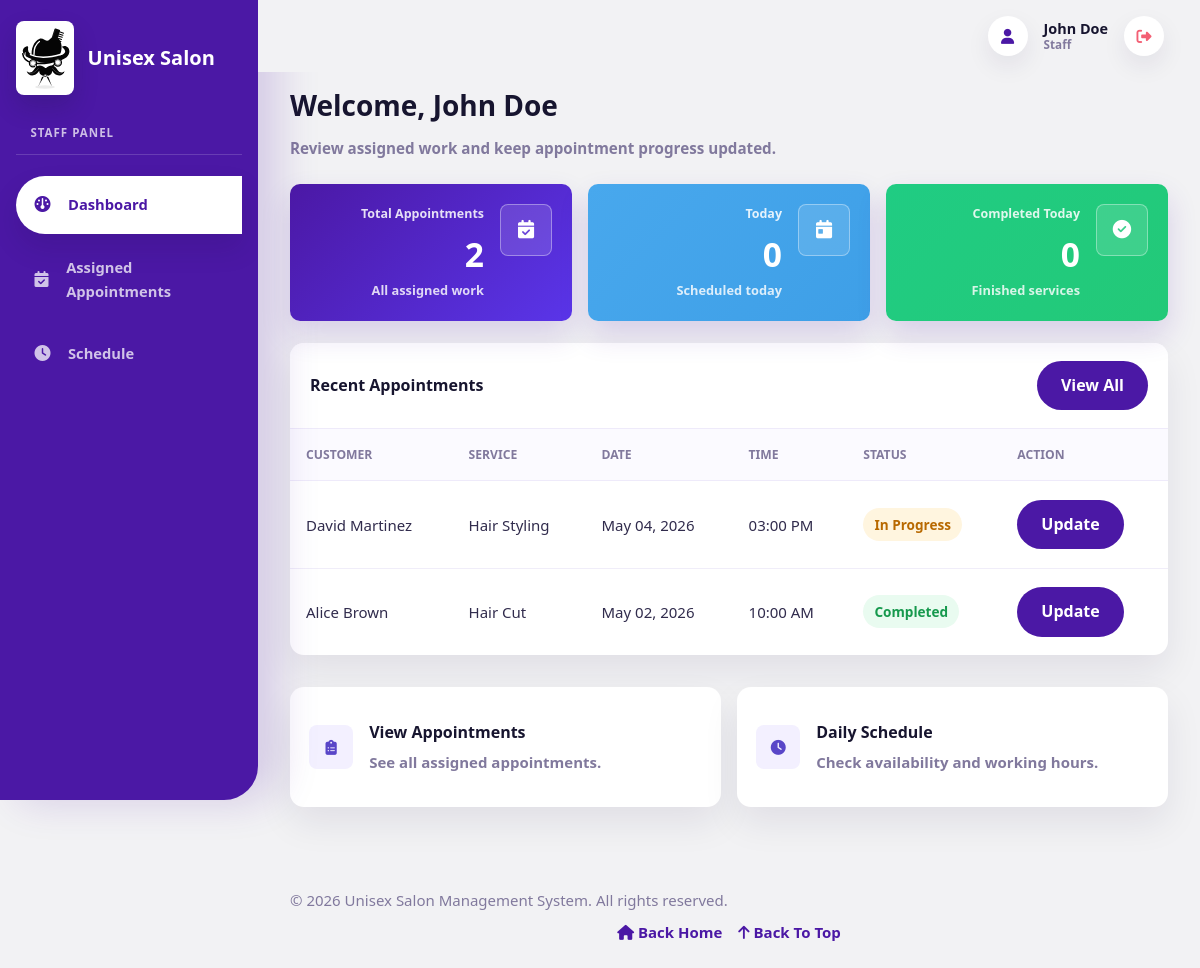
Screenshot of /staff/dashboard.php (signed in) with the database file from the repository.
### tables this page shows
CREATE TABLE `users` (
  `id` int NOT NULL AUTO_INCREMENT,
  `name` varchar(100) NOT NULL,
  `email` varchar(100) NOT NULL,
  `password` varchar(255) NOT NULL,
  `role` enum('admin','staff') NOT NULL,
  `status` enum('active','inactive') DEFAULT 'active',
  `profile_image` varchar(255) DEFAULT NULL,
  `phone` varchar(15) DEFAULT NULL,
  `address` text,
  `last_login` timestamp NULL DEFAULT NULL,
  `created_at` timestamp NULL DEFAULT CURRENT_TIMESTAMP,
  `updated_at` timestamp NULL DEFAULT CURRENT_TIMESTAMP ON UPDATE CURRENT_TIMESTAMP,
  PRIMARY KEY (`id`),
  UNIQUE KEY `email` (`email`),
  UNIQUE KEY `phone` (`phone`)
);

CREATE TABLE `appointments` (
  `id` int NOT NULL AUTO_INCREMENT,
  `customer_id` int NOT NULL,
  `staff_id` int DEFAULT NULL,
  `service_id` int NOT NULL,
  `appointment_date` date NOT NULL,
  `appointment_time` time NOT NULL,
  `status` enum('pending','approved','rejected','confirmed','in-progress','completed','cancelled') DEFAULT 'pending',
  `notes` text,
  `created_at` timestamp NULL DEFAULT CURRENT_TIMESTAMP,
  `updated_at` timestamp NULL DEFAULT CURRENT_TIMESTAMP ON UPDATE CURRENT_TIMESTAMP,
  PRIMARY KEY (`id`),
  KEY `service_id` (`service_id`),
  KEY `idx_customer` (`customer_id`),
  KEY `idx_staff` (`staff_id`),
  KEY `idx_date` (`appointment_date`),
  CONSTRAINT `appointments_ibfk_1` FOREIGN KEY (`customer_id`) REFERENCES `customers` (`id`) ON DELETE CASCADE,
  CONSTRAINT `appointments_ibfk_2` FOREIGN KEY (`staff_id`) REFERENCES `staff` (`id`) ON DELETE SET NULL,
  CONSTRAINT `appointments_ibfk_3` FOREIGN KEY (`service_id`) REFERENCES `services` (`id`) ON DELETE CASCADE
);

CREATE TABLE `customers` (
  `id` int NOT NULL AUTO_INCREMENT,
  `name` varchar(100) NOT NULL,
  `email` varchar(100) NOT NULL,
  `password` varchar(255) NOT NULL,
  `phone` varchar(15) DEFAULT NULL,
  `gender` enum('Male','Female','Other') DEFAULT NULL,
  `date_of_birth` date DEFAULT NULL,
  `address` text,
  `last_login` timestamp NULL DEFAULT NULL,
  `city` varchar(50) DEFAULT NULL,
  `profile_image` varchar(255) DEFAULT NULL,
  `status` enum('active','inactive') DEFAULT 'active',
  `created_at` timestamp NULL DEFAULT CURRENT_TIMESTAMP,
  `updated_at` timestamp NULL DEFAULT CURRENT_TIMESTAMP ON UPDATE CURRENT_TIMESTAMP,
  PRIMARY KEY (`id`),
  UNIQUE KEY `email` (`email`),
  UNIQUE KEY `phone` (`phone`)
);

CREATE TABLE `services` (
  `id` int NOT NULL AUTO_INCREMENT,
  `name` varchar(100) NOT NULL,
  `description` text,
  `price` decimal(10,2) NOT NULL,
  `duration` int NOT NULL,
  `category` varchar(50) DEFAULT NULL,
  `gender_category` enum('Male','Female','Kids','Unisex') NOT NULL DEFAULT 'Unisex',
  `status` enum('active','inactive') DEFAULT 'active',
  `image` varchar(255) DEFAULT NULL,
  `created_at` timestamp NULL DEFAULT CURRENT_TIMESTAMP,
  `updated_at` timestamp NULL DEFAULT CURRENT_TIMESTAMP ON UPDATE CURRENT_TIMESTAMP,
  PRIMARY KEY (`id`),
  UNIQUE KEY `name` (`name`)
);

### includes/auth.php (called while the page is built, shortened)
<?php
function isLoggedIn() {
    return isset($_SESSION['user_id']);
}
function hasRole($role) {
    return isset($_SESSION['role']) && $_SESSION['role'] === $role;
}
function getUserById($id) {
    return fetchOne("SELECT * FROM users WHERE id = $id LIMIT 1");
}
function getCurrentUser() {
    if (isLoggedIn() && (hasRole('admin') || hasRole('staff'))) {
        return getUserById($_SESSION['user_id']);
    }
    return null;
}
?>

### config/db.php (called while the page is built, shortened)
<?php
$conn = new mysqli(DB_HOST, DB_USER, DB_PASSWORD, DB_NAME);
$conn->set_charset("utf8");
function fetchAll($query) {
    global $conn;
    $result = $conn->query($query);
    return $result->fetch_all(MYSQLI_ASSOC);
}
function fetchOne($query) {
    global $conn;
    $result = $conn->query($query);
    return $result->fetch_assoc();
}
function statusLabel($status) {
    return ucwords(str_replace('-', ' ', (string)$status));
}
function badgeClass($status) {
    switch ($status) {
        case 'in-progress':
            return 'badge-warning';
        case 'completed':
        case 'paid':
            return 'badge-success';
    }
}
function formatDate($date) {
    return date('M d, Y', strtotime($date));
}
?>

### staff/dashboard.php (the view, shortened to what this page needs)
<?php
require_once '../config/db.php';
require_once '../includes/auth.php';
$user = getCurrentUser();
$user_id = $user['id'];
$staff = fetchOne("SELECT id FROM staff WHERE user_id = $user_id");
$staff_id = $staff['id'] ?? 0;
if ($staff_id) {
    $total_appointments = fetchOne("SELECT COUNT(*) as count FROM appointments WHERE staff_id = $staff_id")['count'];
    $completed_today = fetchOne("SELECT COUNT(*) as count FROM appointments WHERE staff_id = $staff_id AND status = 'completed' AND appointment_date = CURDATE()")['count'];
    $today_appointments = fetchOne("SELECT COUNT(*) as count FROM appointments WHERE staff_id = $staff_id AND appointment_date = CURDATE()")['count'];
    $recent_appointments = fetchAll("
        SELECT a.*, c.name as customer_name, s.name as service_name
        FROM appointments a
        JOIN customers c ON a.customer_id = c.id
        JOIN services s ON a.service_id = s.id
        WHERE a.staff_id = $staff_id
        ORDER BY a.appointment_date DESC, a.appointment_time DESC
        LIMIT 5
    ");
} else {
    $total_appointments = 0;
    $completed_today = 0;
    $today_appointments = 0;
    $recent_appointments = [];
}
?>
<!DOCTYPE html>
<html lang="en">
<head>
    <link rel="stylesheet" href="<?php echo BASE_URL; ?>assets/css/style.css">
</head>
<body>
    <?php include '../includes/header.php'; ?>
    <?php include '../includes/sidebar.php'; ?>
    <div class="main-content">
        <div class="page-header">
            <h1>Welcome, <?php echo htmlspecialchars($user['name']); ?></h1>
            <p>Review assigned work and keep appointment progress updated.</p>
        </div>
        <div class="dashboard-grid">
            <div class="dashboard-card success">
                <div class="card-icon"><i class="fa-solid fa-calendar-check"></i></div>
                <div class="card-label">Total Appointments</div>
                <div class="card-value"><?php echo $total_appointments; ?></div>
                <div class="card-description">All assigned work</div>
            </div>
            <div class="dashboard-card info">
                <div class="card-icon"><i class="fa-solid fa-calendar-day"></i></div>
                <div class="card-label">Today</div>
                <div class="card-value"><?php echo $today_appointments; ?></div>
                <div class="card-description">Scheduled today</div>
            </div>
            <div class="dashboard-card warning">
                <div class="card-icon"><i class="fa-solid fa-circle-check"></i></div>
                <div class="card-label">Completed Today</div>
                <div class="card-value"><?php echo $completed_today; ?></div>
                <div class="card-description">Finished services</div>
            </div>
        </div>
        <div class="table-container">
            <div class="table-header flex-between">
                <h2>Recent Appointments</h2>
                <a href="<?php echo BASE_URL; ?>staff/assigned_appointments.php" class="btn btn-primary btn-sm">View All</a>
            </div>
            <table>
                <thead>
                    <tr>
                        <th>Customer</th>
                        <th>Service</th>
                        <th>Date</th>
                        <th>Time</th>
                        <th>Status</th>
                        <th>Action</th>
                    </tr>
                </thead>
                <tbody>
                    <?php if ($recent_appointments): ?>
                        <?php foreach ($recent_appointments as $appt): ?>
                            <tr>
                                <td><?php echo htmlspecialchars($appt['customer_name']); ?></td>
                                <td><?php echo htmlspecialchars($appt['service_name']); ?></td>
                                <td><?php echo formatDate($appt['appointment_date']); ?></td>
                                <td><?php echo date('h:i A', strtotime($appt['appointment_time'])); ?></td>
                                <td><span class="badge <?php echo badgeClass($appt['status']); ?>"><?php echo statusLabel($appt['status']); ?></span></td>
                                <td><a href="<?php echo BASE_URL; ?>staff/update_status.php?id=<?php echo $appt['id']; ?>" class="btn btn-primary btn-sm">Update</a></td>
                            </tr>
                        <?php endforeach; ?>
                    <?php else: ?>
                        <tr><td colspan="6" class="text-center">No appointments</td></tr>
                    <?php endif; ?>
                </tbody>
            </table>
        </div>
        <div class="action-grid">
            <a href="<?php echo BASE_URL; ?>staff/assigned_appointments.php" class="action-card">
                <i class="fa-solid fa-clipboard-list"></i>
                <div><h3>View Appointments</h3><p>See all assigned appointments.</p></div>
            </a>
            <a href="<?php echo BASE_URL; ?>staff/schedule.php" class="action-card">
                <i class="fa-solid fa-clock"></i>
                <div><h3>Daily Schedule</h3><p>Check availability and working hours.</p></div>
            </a>
        </div>
    </div>
    <?php include '../includes/footer.php'; ?>
</body>
</html>

### rows the page displays
users: name "John Doe"
appointments: customer.name "David Martinez", service.name "Hair Styling", appointment_date "May 04, 2026", appointment_time "03:00 PM", status "In Progress"
appointments: customer.name "Alice Brown", service.name "Hair Cut", appointment_date "May 02, 2026", appointment_time "10:00 AM", status "Completed"

### other values shown
$_SESSION['name'] "John Doe"
$_SESSION['role'] "Staff"
$total_appointments "2"
$today_appointments "0"
$completed_today "0"
